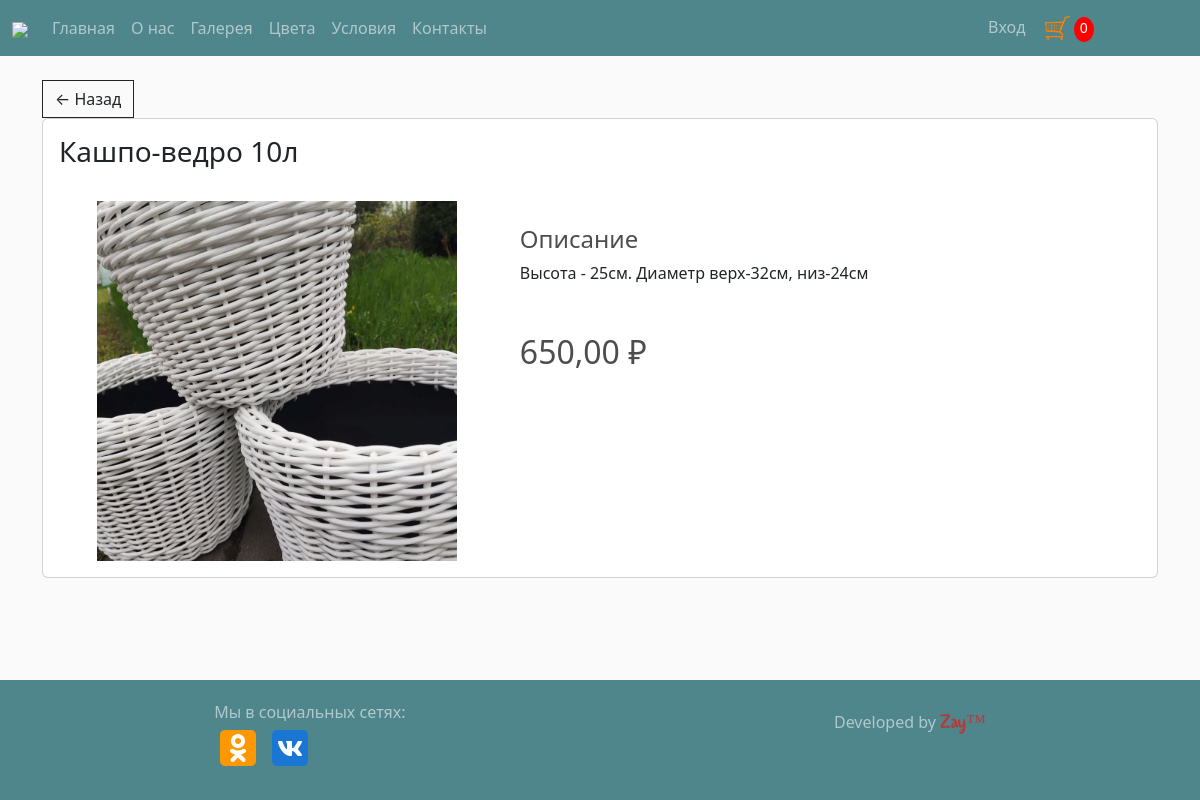
The app's page /product/2 with its own data.
### store/models.py (models this page shows, shortened)
class Product(models.Model):
    name = models.CharField(max_length=200)
    price = models.FloatField()
    description = models.CharField(max_length=200,null=True, blank=True)
    is_active = models.BooleanField(default=False)
    image = models.ImageField(null=True, blank=True,upload_to='product_photo/%Y/%m/%d/')
    category = models.ForeignKey(Category, on_delete=models.PROTECT)
    digital = models.BooleanField(default=False,null=True,blank=False)
    discount = models.IntegerField(default=0,null=True,blank=False)
    price_without_discount = models.FloatField(null=True,blank=False)
    @property
    def imageURL(self):
        try:
            url = self.image.url
        except:
            url = '/media/placeholder.png'
        return url

### store/views.py (the view)
# urls.py: path('product/<int:pk>', ProductDetail.as_view(), name='product'),
class ProductDetail(DetailView):
    model = Product
    template_name = 'store/product.html'
    context_object_name = 'product'
    def get_context_data(self, **kwargs):
        context = super().get_context_data(**kwargs)
        if self.request.user.is_authenticated:
            data = utils.cartData(self.request)
            context['cartItems'] = data['cartItems']
        else:
            cookiesCart = utils.cookiesCart(self.request)
            context['cartItems'] = cookiesCart['cartItems']
        return context

### store/utils.py (called while the page is built, shortened)
def cookiesCart(request):
    try:
        cart = json.loads(request.COOKIES['cart'])
    except:
        cart = {}
    items = []
    order = {'get_cart_total': 0, 'get_cart_items': 0}
    cartItems = order['get_cart_items']
    return {'items': items, 'order': order, 'cartItems': cartItems, 'shipping': True}

### store/templates/store/product.html (shortened to what this page needs)
{% extends 'store/main.html' %}
{% load static %}
{% block content %}
 <a class="btn btn-outline-dark" href="{% url 'category' pk=product.category.pk %}">&#x2190; Назад</a>
 <div class="card">
        <div class="card-body">
            <h3 class="card-title">{{ product.name }}</h3>
            <div class="row">
                <div class="col-lg-5 col-md-5 col-sm-6">
                    <br>
                    <div class="white-box text-center"><img src="{{ product.imageURL }}" class="img-responsive" width="360"></div>
                </div>
                <div class="col-lg-7 col-md-7 col-sm-6">
                    <h4 class="box-title mt-5">Описание</h4>
                    <p>{{ product.description }}</p>
                    <h2 class="mt-5">
                        {{ product.price|floatformat:2  }} &#8381;
                    </h2>
                </div>
            </div>
        </div>
    </div>
{% endblock %}

### static/css/main.css (style rules this page uses)
html { height: 100%; }
body { background-color: hsl(0, 0%, 98%); margin: 0; min-height: 100%; display: grid; grid-template-rows: auto 1fr auto; }
h1,h2,h3,h4,h5,h6 { color:hsl(0, 0%, 30%); }
.btn { border-radius: 0; }

### records on screen
Product: name "Кашпо-ведро 10л", imageURL (picture), description "Высота - 25см. Диаметр верх-32см, низ-24см", price "650,00"

### other values on screen
{{ cartItems }} "0"
